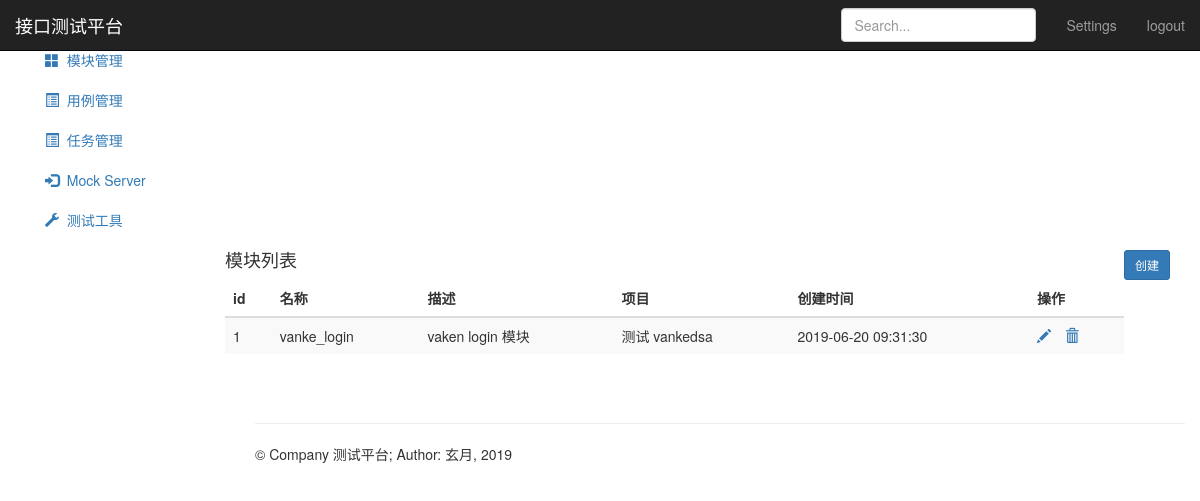
Page /module/ (signed in) on the committed database.
### module_app/models.py (models this page shows, shortened)
class Module(models.Model):
    project = models.ForeignKey(Project, on_delete=models.CASCADE)
    name = models.CharField("名称", max_length=50, null=False)
    describe = models.TextField("描述", default="")
    create_time = models.DateTimeField("创建时间", auto_now_add=True)

### project_app/models.py (models this page shows)
class Project(models.Model):
    name = models.CharField("名称", max_length=50, null=False)
    describe = models.TextField("描述", default="")
    status = models.BooleanField("状态", default=1)
    update_time = models.DateTimeField(auto_now=True)
    create_time = models.DateTimeField(auto_now_add=True)
    def __str__(self):
        return self.name

### module_app/views.py (the view)
# urls.py: path('', views.module_manage),
@login_required
def module_manage(request):
    if request.method == "GET":
        module_all = Module.objects.all()
        return render(request, "module.html", {"modules": module_all, "type": "list"})

### templates/module.html (shortened to what this page needs)
{%  extends "base.html" %}
{% block base %}
    <nav class="navbar navbar-inverse navbar-fixed-top">
        <div class="container-fluid">
            <div class="navbar-header">
                <a class="navbar-brand" href="#">接口测试平台</a>
            </div>
            <div id="navbar" class="navbar-collapse collapse">
                <ul class="nav navbar-nav navbar-right">
                    <li><a href="#">Settings</a></li>
                    <li><a href="/logout/">logout</a></li>
                </ul>
                <form class="navbar-form navbar-right">
                    <input type="text" class="form-control" placeholder="Search...">
                </form>
            </div>
        </div>
    </nav>
    <div class="container-fluid">
        <div class="col-sm-3 col-md-2 sidebar">
            <ul class="nav nav-sidebar">
                <li>
                    <a href="/project/">
                    </a>
                </li>
                <li class="active">
                    <a href="/module/">
                        <i class="glyphicon glyphicon-th-large"></i>&nbsp;&nbsp;模块管理
                    </a>
                </li>
            </ul>
            <ul class="nav nav-sidebar">
                <li>
                    <a href="/testcase/">
                        <i class="glyphicon glyphicon-list-alt"></i>&nbsp;&nbsp;用例管理
                    </a>
                </li>
                <li>
                    <a href="/testtask/">
                        <i class="glyphicon glyphicon-list-alt"></i>&nbsp;&nbsp;任务管理
                    </a>
                </li>
            </ul>
            <ul class="nav nav-sidebar">
                <li>
                    <a href="">
                        <i class="glyphicon glyphicon-log-in"></i>&nbsp;&nbsp;Mock Server
                    </a>
                </li>
                <li>
                    <a href="">
                        <i class="glyphicon glyphicon-wrench"></i>&nbsp;&nbsp;测试工具
                    </a>
                </li>
            </ul>
        </div>
        <div class="col-sm-9 col-sm-offset-3 col-md-10 col-md-offset-2 main">
            {% if type == "list" %}
                <h4 class="sub-header">模块列表
                    <button type="button" class="btn btn-sm btn-primary" style="float: right;"
                            onclick="location.href='/module/add_module/'">创建
                    </button>
                </h4>
                <div class="table-responsive">
                    <table class="table table-striped">
                        <thead>
                        <tr>
                            <th>id</th>
                            <th>名称</th>
                            <th>描述</th>
                            <th>项目</th>
                            <th>创建时间</th>
                            <th>操作</th>
                        </tr>
                        </thead>
                        <tbody>
                        {% for module in modules %}
                            <tr>
                                <td>{{ module.id }}</td>
                                <td>{{ module.name }}</td>
                                <td>{{ module.describe }}</td>
                                <td>{{ module.project }}</td>
                                <td>{{ module.create_time | date:"Y-m-d H:i:s" }}
                                </td>
                                <td>
                                    <a href="/module/edit_module/{{ module.id }}/">
                                        <i class="glyphicon glyphicon-pencil"></i>
                                    </a>
                                    <a href="/module/delete_module/{{ module.id }}/" style="margin-left: 10px">
                                        <i class="glyphicon glyphicon-trash"></i>
                                    </a>
                                </td>
                            </tr>
                        {% endfor %}
                        </tbody>
                    </table>
                </div>
            {% endif %}
        </div>
    </div>
{% endblock %}

### rows in the picture
Module: id "1", name "vanke_login", describe "vaken login 模块", project "测试 vankedsa", create_time "2019-06-20 09:31:30"
